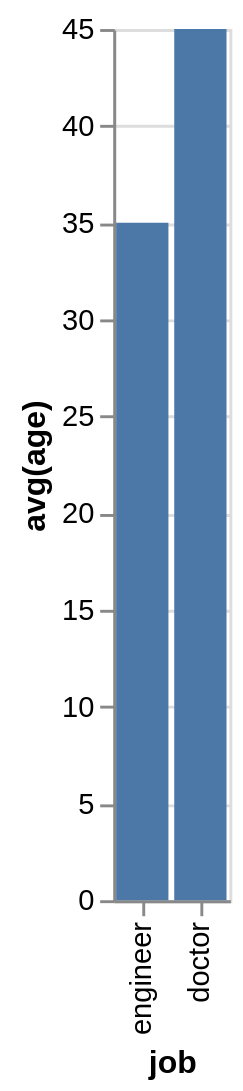

The specification (Vega-Lite) saved for this image:
### Vega-Lite specification from a JSON file in a GitHub repository (floating-point values rounded to 4 significant figures)
{"data": {"values": [{"x_data": "engineer", "y_data": 35}, {"x_data": "doctor", "y_data": 45}]}, "mark": "bar", "encoding": {"x": {"field": "x_data", "type": "nominal", "title": "job", "sort": "descending"}, "y": {"field": "y_data", "type": "quantitative", "title": "avg(age)"}}}
